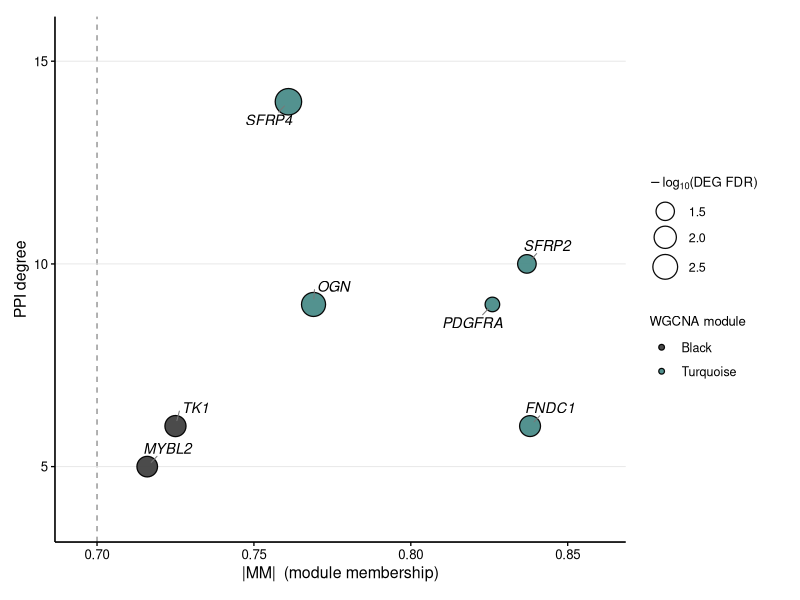
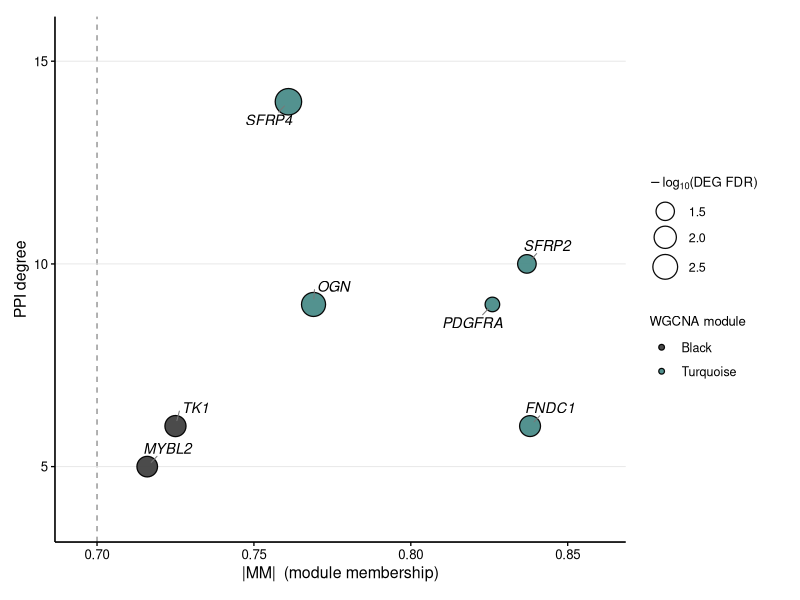
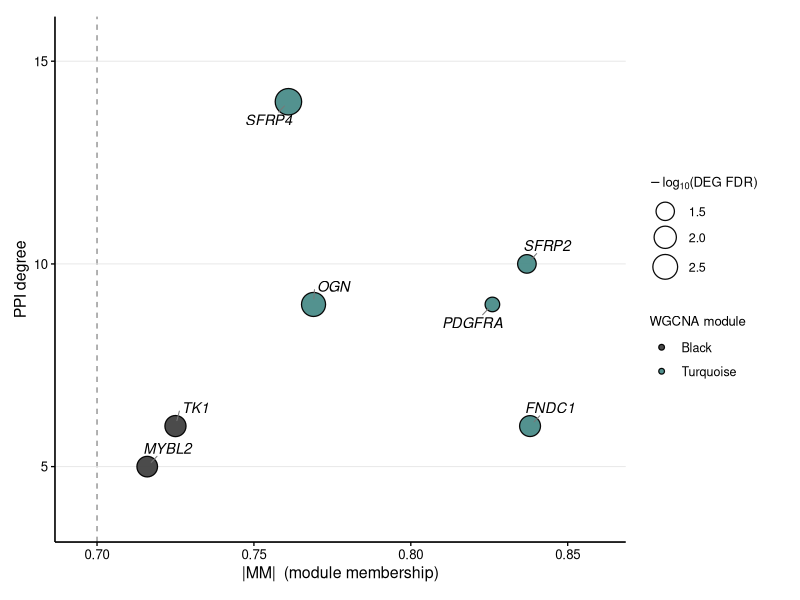
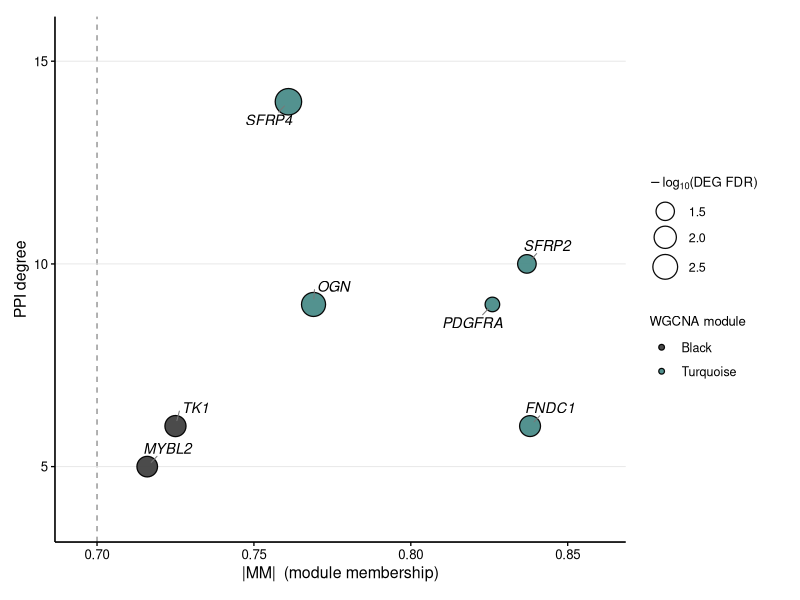

Write the R code that produced these figures, in order.
project_root <- normalizePath(Sys.getenv("OSCC_PROJECT_ROOT", unset = getwd()), winslash = "/", mustWork = TRUE)

proj_dir <- project_root
fig_dir  <- file.path(
  proj_dir,
  "Figures_Final"
)

dir.create(
  fig_dir,
  showWarnings = FALSE,
  recursive = TRUE
)

pkgs <- c(
  "ggplot2",
  "ggrepel"
)

for (p in pkgs) {
  if (!requireNamespace(p, quietly = TRUE)) {
    install.packages(p)
  }
}

library(ggplot2)
library(ggrepel)

cand <- data.frame(

  gene_name = c(
    "SFRP4",
    "PDGFRA",
    "SFRP2",
    "TK1",
    "OGN",
    "MYBL2",
    "FNDC1"
  ),

  Module = c(
    "turquoise",
    "turquoise",
    "turquoise",
    "black",
    "turquoise",
    "black",
    "turquoise"
  ),

  log2FoldChange = c(
    1.2391988,
    0.5142705,
    0.6660361,
    0.3539956,
    1.1177555,
    0.3430908,
    0.7861249
  ),

  padj = c(
    1.223027e-03,
    4.552026e-02,
    3.019642e-02,
    1.516732e-02,
    4.534392e-03,
    1.790387e-02,
    1.624418e-02
  ),

  MM = c(
    0.761,
    0.826,
    0.837,
    0.725,
    0.769,
    0.716,
    0.838
  ),

  GS = c(
    0.103,
    0.138,
    0.108,
    0.167,
    0.106,
    0.170,
    0.117
  ),

  PPI_Degree = c(
    14,
    9,
    10,
    6,
    9,
    5,
    6
  ),

  MeanTopologyRank = c(
    7.67,
    9.00,
    12.00,
    13.33,
    15.67,
    18.00,
    20.00
  ),

  stringsAsFactors = FALSE
)

cand$abs_MM <- abs(
  cand$MM
)

cand$minus_log10_FDR <- -log10(
  cand$padj
)

module_colors <- c(

  "turquoise" =
    "#4C8D8A",

  "black" =
    "#444444"
)

cand$label <- cand$gene_name

p4b <- ggplot(
  cand,
  aes(
    x = abs_MM,
    y = PPI_Degree
  )
) +

  geom_vline(
    xintercept = 0.70,
    linetype = "dashed",
    linewidth = 0.45,
    color = "#8A8A8A"
  ) +

  geom_hline(
    yintercept = c(
      5,
      10,
      15
    ),
    linewidth = 0.3,
    color = "#E5E5E5"
  ) +

  geom_point(
    aes(
      size = minus_log10_FDR,
      fill = Module
    ),
    shape = 21,
    color = "black",
    stroke = 0.65,
    alpha = 0.96
  ) +

  geom_text_repel(
    aes(
      label = label
    ),
    size = 3.7,
    fontface = "italic",
    color = "black",

    box.padding = 0.55,
    point.padding = 0.45,

    segment.color = "#777777",
    segment.size = 0.35,

    min.segment.length = 0,
    max.overlaps = Inf,

    seed = 123
  ) +

  scale_fill_manual(
    values = module_colors,
    name = "WGCNA module",
    labels = c(
      "black" = "Black",
      "turquoise" = "Turquoise"
    )
  ) +

  scale_size_continuous(
    range = c(
      4.5,
      8.5
    ),
    name = expression(
      -log[10] *
        "(DEG FDR)"
    )
  ) +

  scale_x_continuous(
    limits = c(
      0.69,
      0.86
    ),
    breaks = seq(
      0.70,
      0.85,
      by = 0.05
    ),
    expand = expansion(
      mult = c(
        0.02,
        0.05
      )
    )
  ) +

  scale_y_continuous(
    limits = c(
      3.5,
      15.5
    ),
    breaks = c(
      5,
      10,
      15
    ),
    expand = expansion(
      mult = c(
        0.03,
        0.05
      )
    )
  ) +

  labs(
    x = expression(
      "|" * MM * "|  (module membership)"
    ),
    y = "PPI degree"
  ) +

  theme_classic(
    base_size = 11.5,
    base_family = "sans"
  ) +

  theme(

    axis.title = element_text(
      size = 11.5,
      color = "black"
    ),

    axis.text = element_text(
      size = 9.5,
      color = "black"
    ),

    axis.line = element_line(
      linewidth = 0.55,
      color = "black"
    ),

    axis.ticks = element_line(
      linewidth = 0.45,
      color = "black"
    ),

    legend.position = "right",

    legend.title = element_text(
      size = 9.5
    ),

    legend.text = element_text(
      size = 9
    ),

    plot.margin = margin(
      12,
      25,
      10,
      10
    )
  ) +

  coord_cartesian(
    clip = "off"
  )

print(
  p4b
)

ggsave(
  filename = file.path(
    fig_dir,
    "Figure4B_MultiEvidence_Candidates_PUBLICATION.pdf"
  ),
  plot = p4b,
  width = 7.0,
  height = 5.8,
  units = "in",
  device = cairo_pdf
)

ggsave(
  filename = file.path(
    fig_dir,
    "Figure4B_MultiEvidence_Candidates_PUBLICATION.tiff"
  ),
  plot = p4b,
  width = 7.0,
  height = 5.8,
  units = "in",
  dpi = 600,
  compression = "lzw"
)

ggsave(
  filename = file.path(
    fig_dir,
    "Figure4B_MultiEvidence_Candidates_PUBLICATION.png"
  ),
  plot = p4b,
  width = 7.0,
  height = 5.8,
  units = "in",
  dpi = 200
)

write.table(
  cand,
  file.path(
    fig_dir,
    "Figure4B_SourceData.tsv"
  ),
  sep = "\t",
  quote = FALSE,
  row.names = FALSE
)

cat("\n========================================\n")
cat("Figure 4B finished\n")
cat("========================================\n")

print(
  cand[
    order(
      -cand$PPI_Degree
    ),
    c(
      "gene_name",
      "Module",
      "log2FoldChange",
      "padj",
      "MM",
      "GS",
      "PPI_Degree",
      "MeanTopologyRank"
    )
  ]
)
